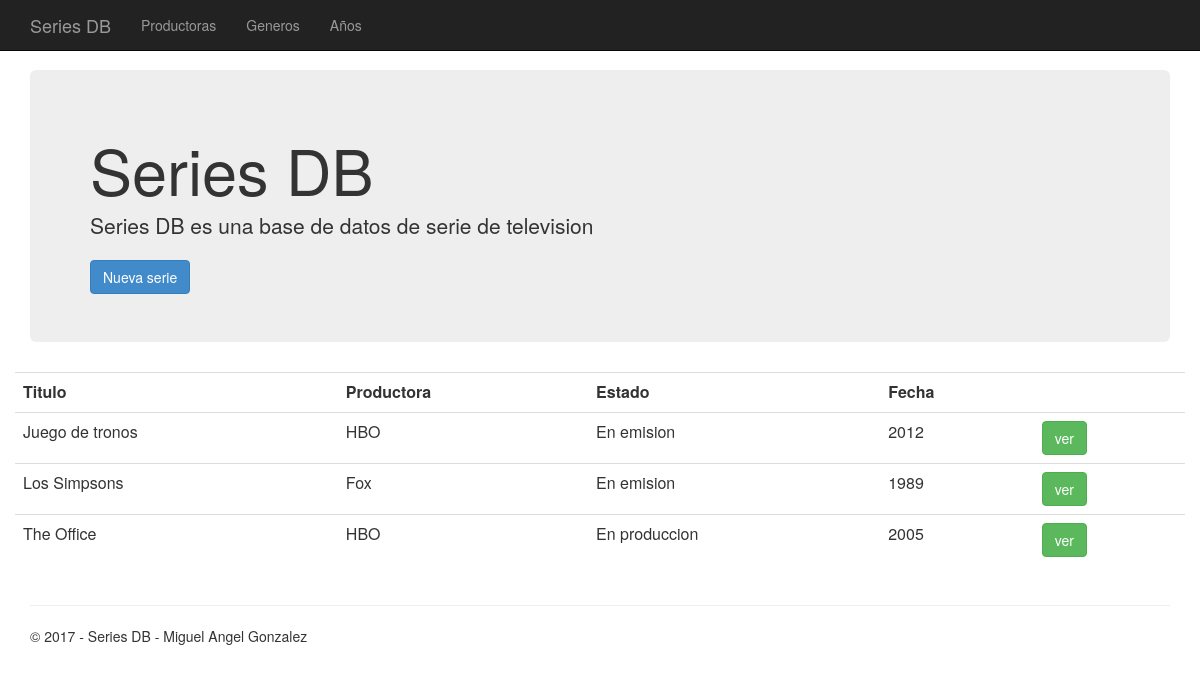
The app's page /, older data.
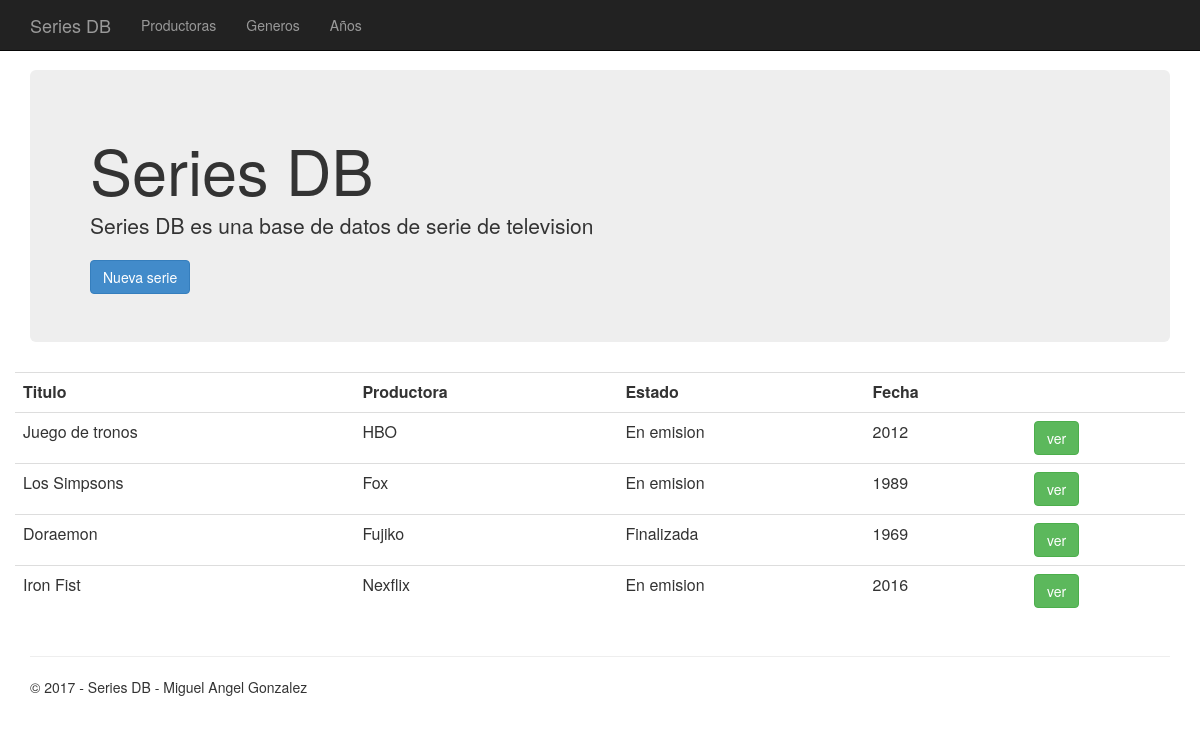
The same page, newer data.
### app/models.py (models this page shows, shortened)
class SerieTV(models.Model):
	titulo = models.CharField(max_length=30)
	productora = models.CharField(max_length=20)
	fecha_publicacion = models.IntegerField()
	temporadas = models.IntegerField()
	GENEROS = (
		(0, "Ciencia Ficcion"),
		(1, "Comedia"),
		(2, "Policiaca"),
		(3, "Terror"),
		(4, "Animacion"),
		(5, "Accion"),
		(6, "Drama"),
		(7, "Romance"),
		(8, "Documental"),
		(9, "Historia"),
		)
	genero = models.IntegerField(choices = GENEROS)
	ESTADO = (
		(0, "En produccion"),
		(1, "En emision"),
		(2, "Finalizada"),
		(3, "Cancelada"),
		)
	estado = models.IntegerField(choices = ESTADO)

### app/views.py (the view)
# urls.py: url(r'^$', app.views.home, name='home'),
def home(request):
	assert isinstance(request, HttpRequest)
	series = SerieTV.objects.all()
	return render(
        request,
        'app/index.html',
        {
            'title':'Inicio',
			'series':series,
        }
    )

### app/templates/app/index.html
{% extends "app/layout.html" %}
{% block content %}
<div class="jumbotron">
    <h1>Series DB</h1>
    <p class="lead">Series DB es una base de datos de serie de television</p>
    <a class="btn btn-primary btn-large" href="/crear">Nueva serie</a>
</div>
<div class="row">
    <table class="table">
        <tr>
            <th>Titulo</th>
            <th>Productora</th>
            <th>Estado</th>
            <th>Fecha</th>
            <th></th>
        </tr>
        {% for serie in series %}
        <tr>
            <td>{{serie.titulo}}</td>
            <td>{{serie.productora}}</td>
            <td>{{serie.get_estado_display}}</td>
            <td>{{serie.fecha_publicacion}}</td>
            <td><a class="btn btn-success" href="/serie/{{serie.pk}}">ver</a></td>
        </tr>
        {% endfor %}
    </table>
</div>
{% endblock %}

Row changes from the older to the newer data that the page shows:
removed SerieTV: titulo "The Office", productora "HBO", estado "En produccion", fecha_publicacion "2005"
added SerieTV: titulo "Doraemon", productora "Fujiko", estado "Finalizada", fecha_publicacion "1969"
added SerieTV: titulo "Iron Fist", productora "Nexflix", estado "En emision", fecha_publicacion "2016"
